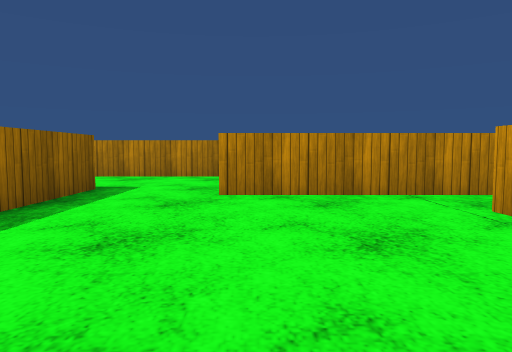
View 1 (above)

21 first-person views from a walk through a scene from a Unity 3-D project. The camera is 0.72 m above the floor, tilts 4° down and sees 70° across. The floor is counted in squares, 1 m on a side. Each view is taken from the middle of a square. On the plan, view 1 faces up. The plan holds only what a view shows up to about 11 squares ahead; the rest is blank. The place goes on beyond the plan. Surface patterns are stand-ins for the level's own textures.

View 2
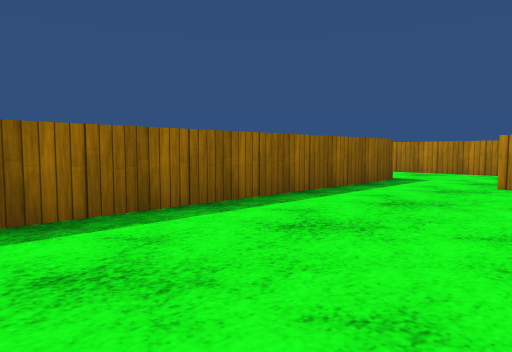

View 3
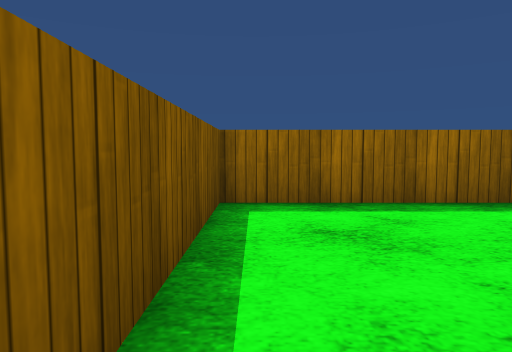

View 4
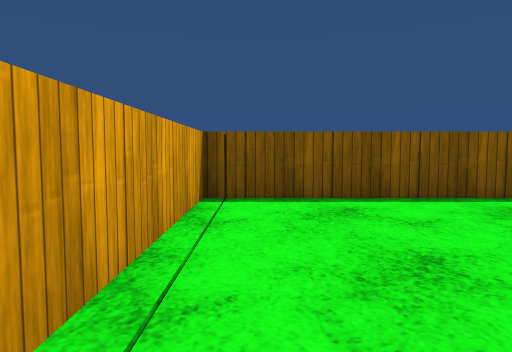

View 5
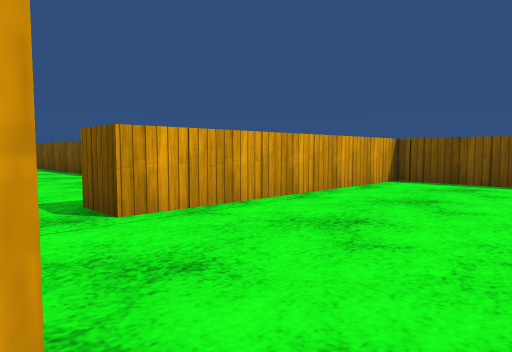

View 6
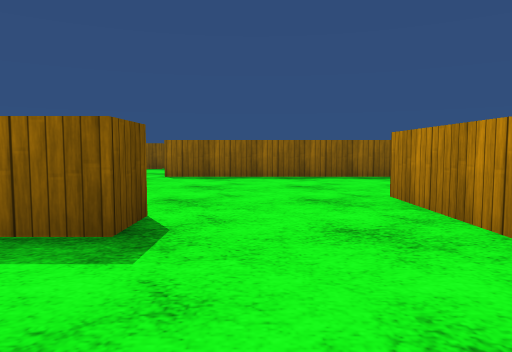

View 7
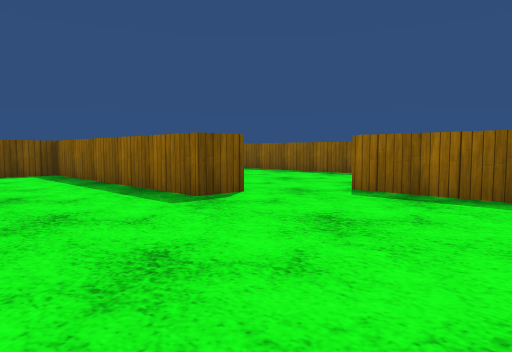

View 8
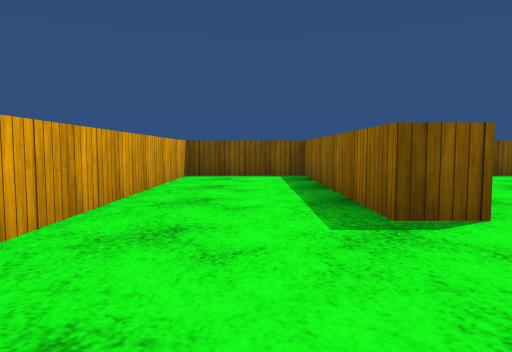

View 9
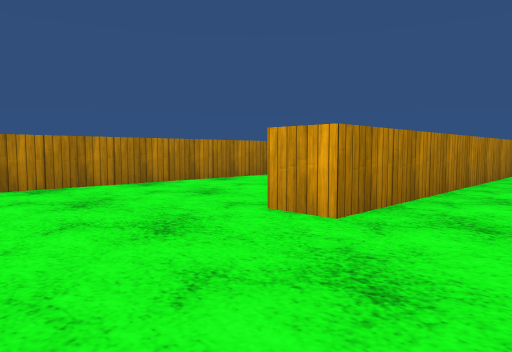

View 10
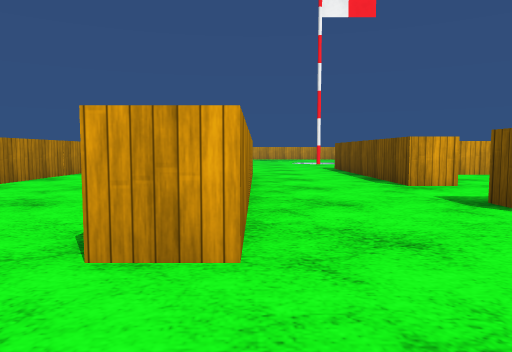

View 11
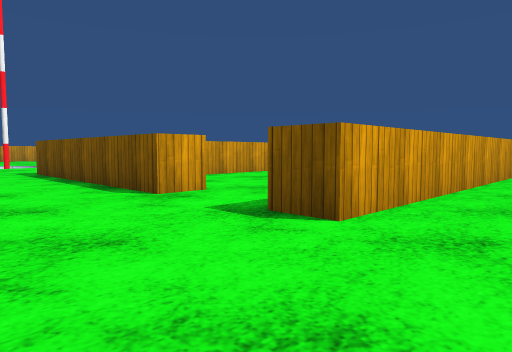

View 12
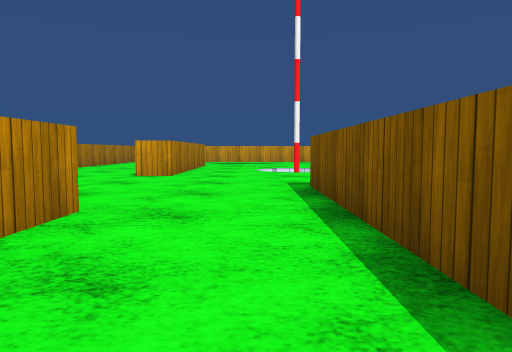

View 13
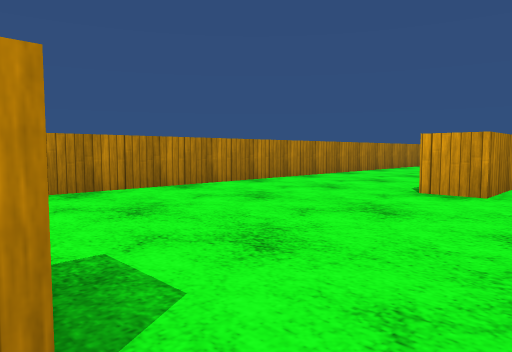

View 14
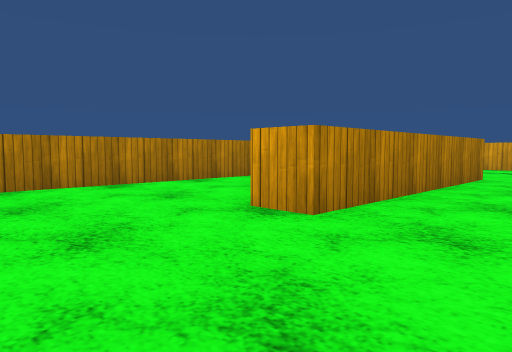

View 15
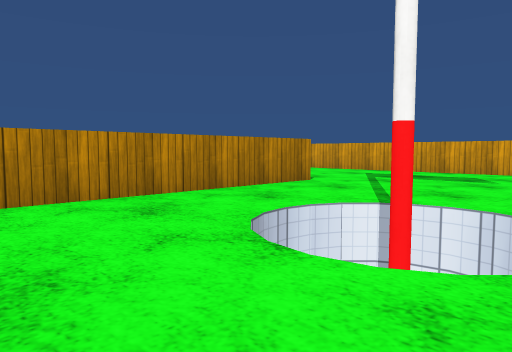

View 16
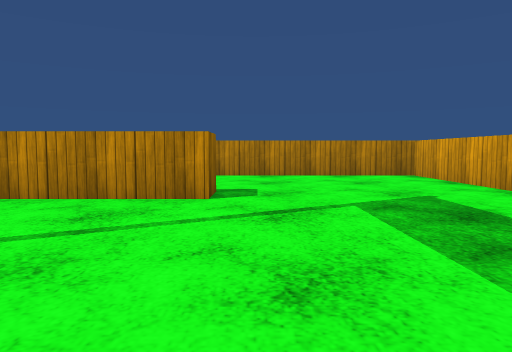

View 17
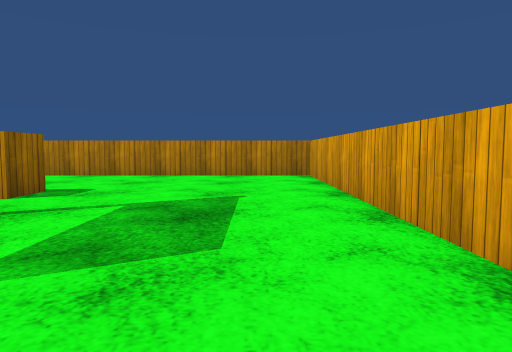

View 18
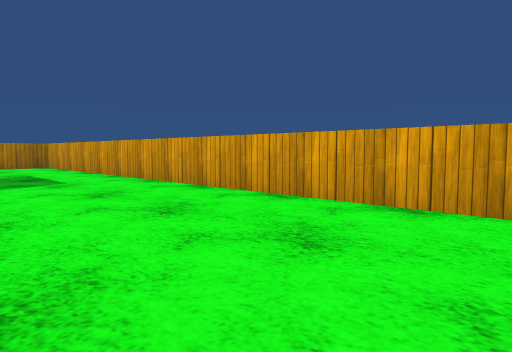

View 19
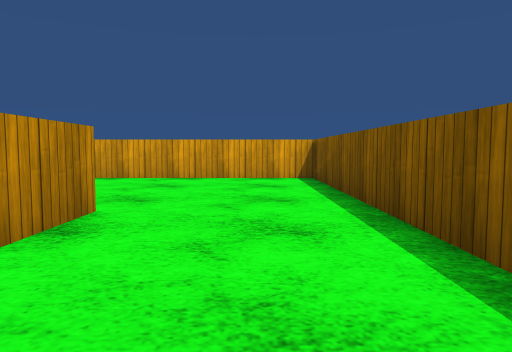

View 20
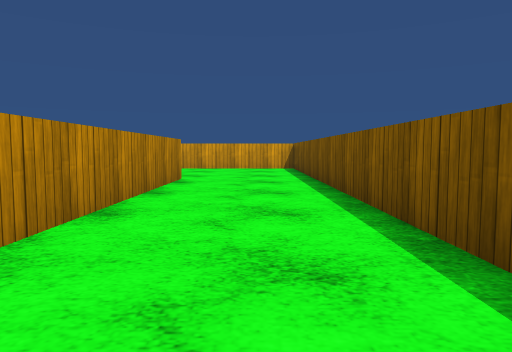

View 21
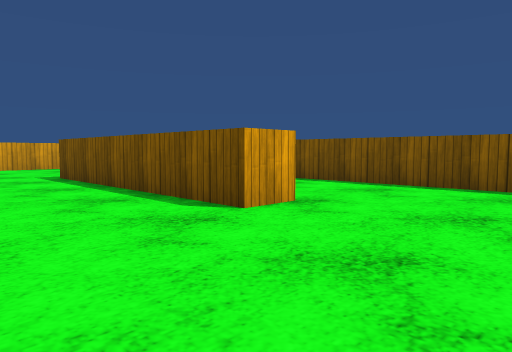

### Floor plan
Points are (right, up) in squares from view 1. A wall is a line through its corners. A room is listed if a view was taken in it or the views show most of it. See-through windows are left out.
Room 1 (views 1, 2, 3, 4)
walls: (-3, 5.4) (-3, -2.5) (2.8, -2.5) (2.8, 4.3); (2.4, 5.9) (-0.6, 5.9)
ways out: opening at (-1.5, 6.5) to room 2; opening at (3.5, 5) to room 2
Room 2 (views 5, 6, 7, 8, 9, 10, 11, 12, 13, 14, 15, 16, 17, 18, 19, 20, 21)
walls: (3.9, 5.9) (2.4, 5.9); (3.4, 10.1) (-5.7, 10.1) (-5.7, 11.1); (2.8, 4.3) (3.9, 4.3); (9.3, 0.9) (9.3, 1.9) (16.4, 1.9); (-0.6, 5.9) (-0.6, 6.9) (6.5, 6.9); (3.1, 15.5) (-7.8, 15.5); (7.2, -2.5) (21.5, -2.5) (21.6, 15.5) (4.8, 15.5); (16.3, 11.5) (16.3, 10.4) (9.3, 10.4) (9.3, 11.5); (16.4, 0.9) (9.6, 0.9); (-8.5, 4.3) (-7.4, 4.3) (-7.4, -2.5) (-4, -2.5) (-4, 6.9) (-3, 6.9) (-3, 5.4); (-10, 11.8) (-10, 5.5)
ways out: opening at (-1.5, 6.5) to room 1; opening at (3.5, 5) to room 1

Positions as (right, up) in squares from view 1, and headings:
1: (0, 0), facing up
2: (1, -2), facing up-left
3: (2, -2), facing left
4: (2, 3), facing down
5: (-1, 6), facing down-right
6: (0, 8), facing left
7: (-4, 9), facing down-left
8: (-6, 8), facing down
9: (-9, 8), facing up-right
10: (-8, 10), facing right
11: (-6, 10), facing down-right
12: (-1, 8), facing right
13: (3, 9), facing up-right
14: (6, 8), facing up-right
15: (9, 5), facing up-right
16: (17, 5), facing up
17: (20, 5), facing up
18: (17, -1), facing up-right
19: (12, -1), facing right
20: (7, -1), facing right
21: (6, 5), facing down-right
